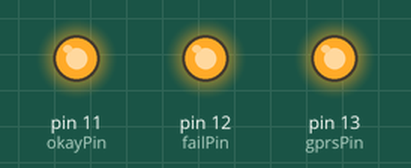
Simulated run of this sketch. Board: Arduino Uno, built with avr-gcc and run on an emulated ATmega328P. Shown: output pins drawn as LEDs (lit = HIGH).

Above: at 0.1 s.
Timing chart, 0 to 1.6 s (numbered marks = the images above):
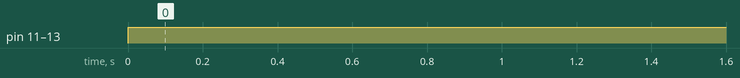

Measured:
- by itself, pin 11 (okayPin), pin 12 (failPin), pin 13 (gprsPin): LOW → HIGH at 0.00 s

The sketch:

LED_test.ino
```cpp
//Lamps
int gprsPin = 13;
int failPin = 12;
int okayPin = 11;

void setup() {
  // put your setup code here, to run once:
 pinMode(gprsPin, OUTPUT);
  pinMode(failPin, OUTPUT);
  pinMode(okayPin, OUTPUT);
}

void loop() {
  // put your main code here, to run repeatedly:
  digitalWrite(gprsPin, HIGH);
  digitalWrite(failPin, HIGH);
  digitalWrite(okayPin, HIGH);
}
```
